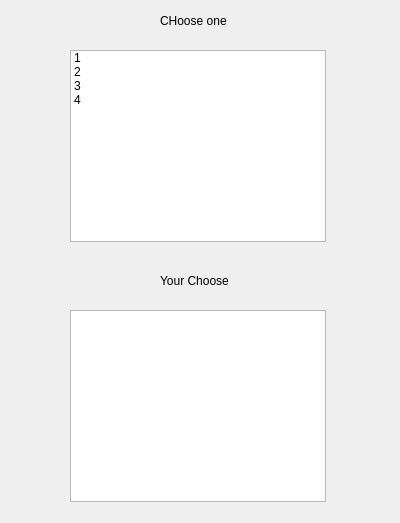
<?xml version="1.0" encoding="UTF-8"?>
<ui version="4.0">
 <class>Dialog</class>
 <widget class="QDialog" name="Dialog">
  <property name="geometry">
   <rect>
    <x>0</x>
    <y>0</y>
    <width>400</width>
    <height>523</height>
   </rect>
  </property>
  <property name="windowTitle">
   <string>Dialog</string>
  </property>
  <widget class="QListWidget" name="listWidget">
   <property name="geometry">
    <rect>
     <x>70</x>
     <y>50</y>
     <width>256</width>
     <height>192</height>
    </rect>
   </property>
   <property name="selectionMode">
    <enum>QAbstractItemView::MultiSelection</enum>
   </property>
   <item>
    <property name="text">
     <string>1</string>
    </property>
   </item>
   <item>
    <property name="text">
     <string>2</string>
    </property>
   </item>
   <item>
    <property name="text">
     <string>3</string>
    </property>
   </item>
   <item>
    <property name="text">
     <string>4</string>
    </property>
   </item>
  </widget>
  <widget class="QListWidget" name="listWidget_2">
   <property name="geometry">
    <rect>
     <x>70</x>
     <y>310</y>
     <width>256</width>
     <height>192</height>
    </rect>
   </property>
   <property name="selectionMode">
    <enum>QAbstractItemView::SingleSelection</enum>
   </property>
   <property name="selectionBehavior">
    <enum>QAbstractItemView::SelectItems</enum>
   </property>
  </widget>
  <widget class="QLabel" name="label">
   <property name="geometry">
    <rect>
     <x>160</x>
     <y>10</y>
     <width>91</width>
     <height>21</height>
    </rect>
   </property>
   <property name="text">
    <string>CHoose one</string>
   </property>
  </widget>
  <widget class="QLabel" name="label_2">
   <property name="geometry">
    <rect>
     <x>160</x>
     <y>270</y>
     <width>91</width>
     <height>21</height>
    </rect>
   </property>
   <property name="text">
    <string>Your Choose</string>
   </property>
  </widget>
 </widget>
 <resources/>
 <connections/>
</ui>
